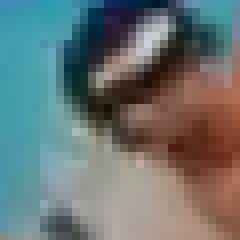
#> input picture Images/templates/template1.png, 30 x 30 px, found by its file name (shown 8 times larger)
$ python test_ORB.py
#> lines starting #> are read from the running program, lines starting #| are printed output that depends on the picture; after the words box and inside, x2 and y2 are one past the last pixel; in counts of white or black regions, pixels touching at a corner belong together; pictures that were not available may be replaced by others from this repository, and a replacement may not be noted
import cv2
import sys
import numpy as np
import pandas as pd
import argparse
import json
from matplotlib import pyplot as plt


def corriger_reflet(img, threshold, inpaintradius) :

    # Thresholding
    mask = cv2.threshold(cv2.cvtColor(img, cv2.COLOR_BGR2GRAY ), threshold, 255, cv2.THRESH_BINARY)[1]

    # Closing
    kernel = cv2.getStructuringElement(cv2.MORPH_ELLIPSE, (7,7))
    mask = cv2.morphologyEx(mask, cv2.MORPH_CLOSE, kernel, iterations=1)
    kernel = cv2.getStructuringElement(cv2.MORPH_ELLIPSE, (3,3))
    mask = cv2.morphologyEx(mask, cv2.MORPH_OPEN, kernel, iterations=1)

    # Inpainting
    result = cv2.inpaint(img, mask, inpaintradius, cv2.INPAINT_TELEA)

    # return the corrected image
    return result


#%% Matching sur une video

cap = cv2.VideoCapture('zoom.mp4')
fps = cap.get(cv2.CAP_PROP_FPS)
width = cap.get(cv2.CAP_PROP_FRAME_WIDTH)  # float `width`
height = cap.get(cv2.CAP_PROP_FRAME_HEIGHT)
fourcc = cv2.VideoWriter_fourcc(*'XVID')
out = cv2.VideoWriter('outputORB.avi', fourcc, fps, (int(width),  int(height)))
length = cap.get(cv2.CAP_PROP_FRAME_COUNT)

img1 = cv2.imread('template1.png',0) #template
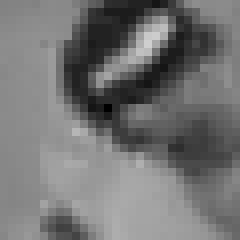
#> img1: shape (30, 30) (shown 8 times larger); min 0, max 207, mean 115.5
w, h = img1.shape[::-1]
#> w = 30; h = 30


orb = cv2.ORB_create(nfeatures=5,edgeThreshold=0,patchSize=100) # Initiate ORB detector for the template

# find the keypoints with ORB
kp1 = orb.detect(img1,None)
#> kp1 = 5 keypoints; (x, y, size): (20, 3, 100), (19, 4, 120), (19, 4, 144), (14, 7, 172.8), (8, 10, 207.4)

# compute the descriptors with ORB
kp1, des1 = orb.compute(img1, kp1)

orb = cv2.ORB_create(nfeatures=10,edgeThreshold=0,patchSize=100) # Initiate ORB detector for the frame

# create BFMatcher object
bf = cv2.BFMatcher(cv2.NORM_HAMMING, crossCheck=True)


while(True):
    # Capture frame-by-frame
    ret, frame = cap.read()
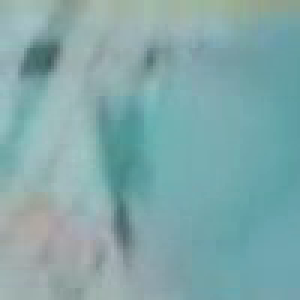
#> input picture frame 97 of videos/zoom_above_1.mp4, 100 x 100 px, given in place of zoom.mp4, which was not available (shown 3 times larger)
#> frame is the input picture: shape (100, 100, 3); mean B, G, R 169.7, 168.2, 129.9
    num_frame = cap.get(cv2.CAP_PROP_POS_FRAMES)
    print(str(num_frame)+' sur '+str(length))

    if ret :
        img2= corriger_reflet(frame, 200,20) #correction des reflets
#> in corriger_reflet, `mask = cv2.threshold(cv2.cvtColor(img, cv2.COLOR_BGR2GRAY ), threshold..`: mask: shape (100, 100); every value is 0
        img2 = cv2.cvtColor(img2, cv2.COLOR_BGR2GRAY) #box containing swimmer
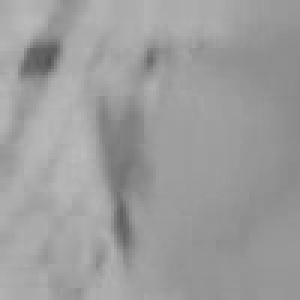
#> img2: shape (100, 100) (shown 3 times larger); min 81, max 187, mean 156.9


        # find the keypoints and descriptors with ORB
        kp2, des2 = orb.detectAndCompute(img2,None)
#> kp2 = 10 keypoints; (x, y, size): (15, 17, 248.8), (12, 21, 298.6), (10, 21, 207.4), (17, 16, 172.8), (17, 16, 144), (9, 22, 144), (18, 16, 100), (7, 23, 120), (8, 23, 100), (49, 17, 120)


        if not type(des2)==type(None) :
            # Match descriptors.
            matches = bf.match(des1,des2)
#> matches = 5 matches

            # Sort them in the order of their distance.
            matches = sorted(matches, key = lambda x:x.distance)
            list_kp2 = [kp2[mat.trainIdx].pt for mat in matches] # coord in pixels of matching keypoints in img2
#> list_kp2 = [(17.28, 15.84), (10.37, 20.74), (7.2, 22.8), (11.94, 20.9), (18, 16)]


            # Draw rectangle around the match
            x,y = list_kp2[0]
#> x = 17.28; y = 15.84
            top_left = (int(x - w//2), int(y - h//2))
#> top_left = (2, 0)
            bottom_right = (int(x + w//2), int(y + h//2))
#> bottom_right = (32, 30)

            #Write the output (bouding box)
            out.write(cv2.rectangle(frame, top_left,bottom_right , (0,255,0), 2))
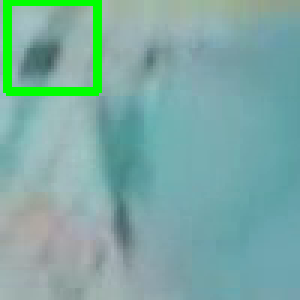
#> frame: shape (100, 100, 3) (shown 3 times larger); 3.25% of pixels changed, all inside (x1, y1, x2, y2) = (1, 0, 34, 32)

        else :
            out.write(frame)


    else :
        break

cap.release()
out.release()
cv2.destroyAllWindows()
